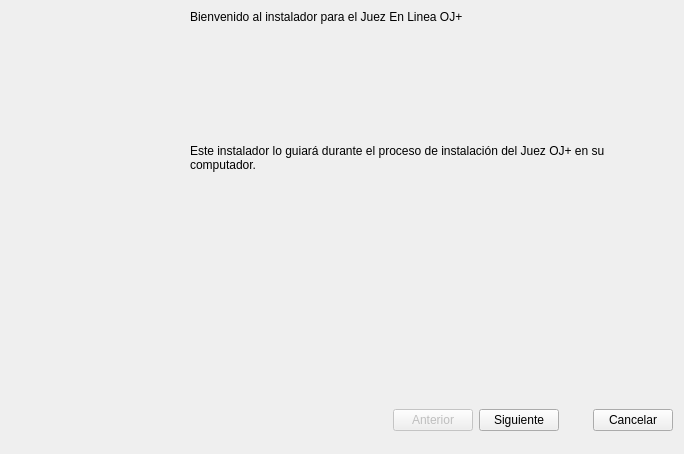
<?xml version="1.0" encoding="UTF-8"?>
<ui version="4.0">
 <class>instalador_interfaz_1</class>
 <widget class="QDialog" name="instalador_interfaz_1">
  <property name="enabled">
   <bool>true</bool>
  </property>
  <property name="geometry">
   <rect>
    <x>0</x>
    <y>0</y>
    <width>684</width>
    <height>454</height>
   </rect>
  </property>
  <property name="minimumSize">
   <size>
    <width>684</width>
    <height>454</height>
   </size>
  </property>
  <property name="maximumSize">
   <size>
    <width>684</width>
    <height>454</height>
   </size>
  </property>
  <property name="windowTitle">
   <string>OJ+ Instalador</string>
  </property>
  <widget class="QLabel" name="facyt_logo">
   <property name="geometry">
    <rect>
     <x>40</x>
     <y>220</y>
     <width>141</width>
     <height>161</height>
    </rect>
   </property>
   <property name="text">
    <string/>
   </property>
   <property name="pixmap">
    <pixmap>assets/facyt.png</pixmap>
   </property>
   <property name="scaledContents">
    <bool>true</bool>
   </property>
  </widget>
  <widget class="QLabel" name="uc_logo">
   <property name="geometry">
    <rect>
     <x>50</x>
     <y>40</y>
     <width>111</width>
     <height>161</height>
    </rect>
   </property>
   <property name="text">
    <string/>
   </property>
   <property name="pixmap">
    <pixmap>assets/log_uc.png</pixmap>
   </property>
   <property name="scaledContents">
    <bool>true</bool>
   </property>
  </widget>
  <widget class="QWidget" name="layoutWidget">
   <property name="geometry">
    <rect>
     <x>190</x>
     <y>10</y>
     <width>483</width>
     <height>421</height>
    </rect>
   </property>
   <layout class="QVBoxLayout" name="verticalLayout_2">
    <item>
     <layout class="QVBoxLayout" name="verticalLayout">
      <item>
       <widget class="QLabel" name="label">
        <property name="styleSheet">
         <string notr="true">font: 75 bold 22pt &quot;Ubuntu&quot;;</string>
        </property>
        <property name="text">
         <string>Bienvenido al instalador para el Juez En Linea OJ+</string>
        </property>
        <property name="wordWrap">
         <bool>true</bool>
        </property>
       </widget>
      </item>
      <item>
       <spacer name="verticalSpacer_2">
        <property name="orientation">
         <enum>Qt::Vertical</enum>
        </property>
        <property name="sizeHint" stdset="0">
         <size>
          <width>20</width>
          <height>40</height>
         </size>
        </property>
       </spacer>
      </item>
      <item>
       <widget class="QLabel" name="label_2">
        <property name="styleSheet">
         <string notr="true">font: 63 14pt &quot;Ubuntu&quot;;</string>
        </property>
        <property name="text">
         <string>Este instalador lo guiará durante el proceso de instalación del Juez OJ+ en su computador.</string>
        </property>
        <property name="wordWrap">
         <bool>true</bool>
        </property>
       </widget>
      </item>
      <item>
       <spacer name="verticalSpacer_3">
        <property name="orientation">
         <enum>Qt::Vertical</enum>
        </property>
        <property name="sizeHint" stdset="0">
         <size>
          <width>20</width>
          <height>40</height>
         </size>
        </property>
       </spacer>
      </item>
      <item>
       <spacer name="verticalSpacer">
        <property name="orientation">
         <enum>Qt::Vertical</enum>
        </property>
        <property name="sizeHint" stdset="0">
         <size>
          <width>20</width>
          <height>118</height>
         </size>
        </property>
       </spacer>
      </item>
     </layout>
    </item>
    <item>
     <layout class="QHBoxLayout" name="horizontalLayout">
      <item>
       <spacer name="horizontalSpacer_3">
        <property name="orientation">
         <enum>Qt::Horizontal</enum>
        </property>
        <property name="sizeHint" stdset="0">
         <size>
          <width>40</width>
          <height>20</height>
         </size>
        </property>
       </spacer>
      </item>
      <item>
       <spacer name="horizontalSpacer_2">
        <property name="orientation">
         <enum>Qt::Horizontal</enum>
        </property>
        <property name="sizeHint" stdset="0">
         <size>
          <width>108</width>
          <height>20</height>
         </size>
        </property>
       </spacer>
      </item>
      <item>
       <widget class="QPushButton" name="anterior">
        <property name="enabled">
         <bool>false</bool>
        </property>
        <property name="text">
         <string>Anterior</string>
        </property>
        <property name="autoDefault">
         <bool>true</bool>
        </property>
       </widget>
      </item>
      <item>
       <widget class="QPushButton" name="siguiente">
        <property name="text">
         <string>Siguiente</string>
        </property>
       </widget>
      </item>
      <item>
       <spacer name="horizontalSpacer">
        <property name="orientation">
         <enum>Qt::Horizontal</enum>
        </property>
        <property name="sizeType">
         <enum>QSizePolicy::Fixed</enum>
        </property>
        <property name="sizeHint" stdset="0">
         <size>
          <width>28</width>
          <height>20</height>
         </size>
        </property>
       </spacer>
      </item>
      <item>
       <widget class="QPushButton" name="cancelar">
        <property name="text">
         <string>Cancelar</string>
        </property>
       </widget>
      </item>
     </layout>
    </item>
   </layout>
  </widget>
 </widget>
 <resources>
  <include location="t.qrc"/>
 </resources>
 <connections/>
</ui>
